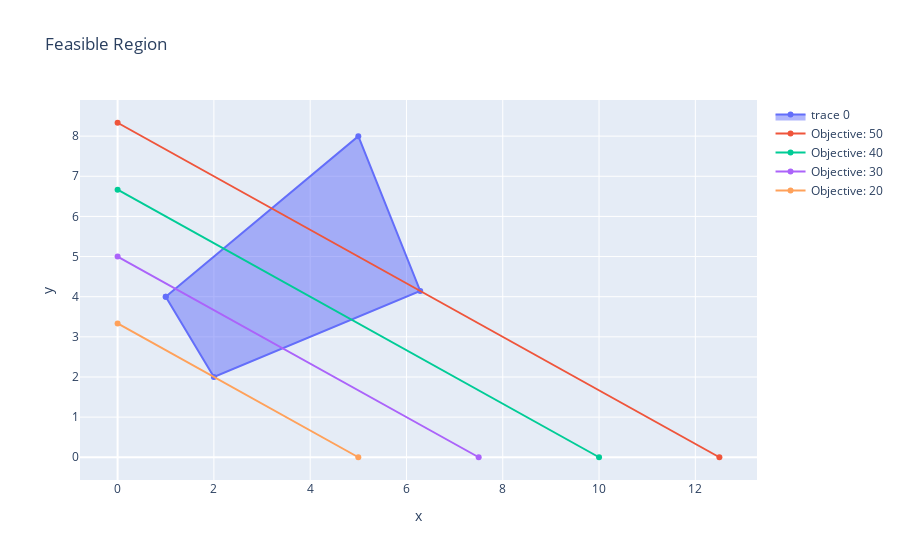

Notebook code for this chart:
### Markdown cell above
### Objective Function Trials

### Code cell
obj_traces = []
for z in [50, 40, 30, 20]:
    obj_traces.append(go.Scatter(
        x=[z/4,0],
        y=[0,z/6],
        name=f'Objective: {z}'
    ))
    
fig = go.Figure(data=[feasible_region]+obj_traces, layout=layout)
iplot(fig)

### Figure 1 — Plotly figure (JSON) as saved in the notebook; plotly's stock layout.template omitted (floating-point values rounded to 4 significant figures)
{"data": [{"fill": "toself", "type": "scatter", "x": [1, 5, 6.286, 2, 1], "y": [4, 8, 4.143, 2, 4]}, {"name": "Objective: 50", "type": "scatter", "x": [12.5, 0], "y": [0, 8.333]}, {"name": "Objective: 40", "type": "scatter", "x": [10, 0], "y": [0, 6.667]}, {"name": "Objective: 30", "type": "scatter", "x": [7.5, 0], "y": [0, 5]}, {"name": "Objective: 20", "type": "scatter", "x": [5, 0], "y": [0, 3.333]}], "layout": {"autosize": true, "title": {"text": "Feasible Region"}, "xaxis": {"autorange": true, "range": [-0.73, 13.23], "title": {"text": "x"}, "type": "linear"}, "yaxis": {"autorange": true, "range": [-0.5567, 8.89], "title": {"text": "y"}, "type": "linear"}}}
